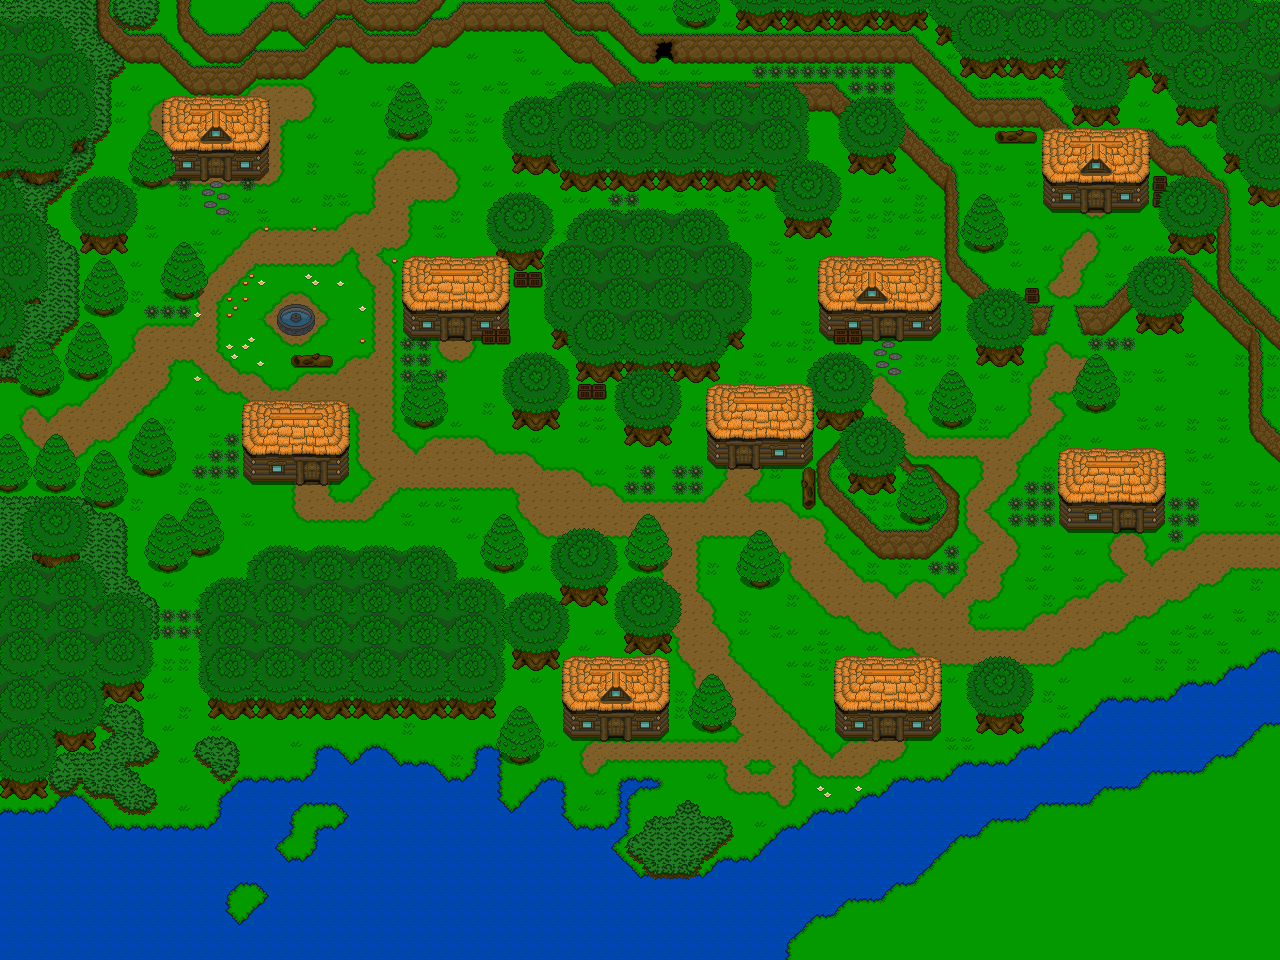

This is a level from a 2D game, rendered from its Tiled map with the project's own tilesets. A one-line summary and the map file follow, with tile-layer data summarised:
An orthogonal 80x60 tile map with 16x16 px tiles, 9 tile layers (Ground, Bushes, Cliffs, Cliffs 2, ...).

<map version="1.2" tiledversion="1.3.3" orientation="orthogonal" renderorder="left-down" width="80" height="60" tilewidth="16" tileheight="16" infinite="0" nextlayerid="15" nextobjectid="1">
 <tileset firstgid="1" source="My_Overworld.tsx" />
 <layer id="5" name="Ground" width="80" height="60">
  <data>[4800 cells, 4800 non-empty, 36 distinct tile ids]</data>
 </layer>
 <layer id="6" name="Bushes" width="80" height="60">
  <data>[4800 cells, 502 non-empty, 54 distinct tile ids]</data>
 </layer>
 <layer id="9" name="Cliffs" width="80" height="60">
  <data>[4800 cells, 617 non-empty, 72 distinct tile ids]</data>
 </layer>
 <layer id="10" name="Cliffs 2" width="80" height="60">
  <data>[4800 cells, 203 non-empty, 48 distinct tile ids]</data>
 </layer>
 <layer id="7" name="Trees #1" width="80" height="60">
  <data>[4800 cells, 1010 non-empty, 351 distinct tile ids]</data>
 </layer>
 <layer id="11" name="Trees #3" width="80" height="60">
  <data>[4800 cells, 342 non-empty, 72 distinct tile ids]</data>
 </layer>
 <layer id="8" name="Trees #2" width="80" height="60">
  <data>[4800 cells, 731 non-empty, 190 distinct tile ids]</data>
 </layer>
 <layer id="13" name="Overplayer" width="80" height="60">
  <data>[4800 cells, 632 non-empty, 155 distinct tile ids]</data>
 </layer>
 <layer id="14" name="Overplayer #2" width="80" height="60">
  <data>[4800 cells, 113 non-empty, 47 distinct tile ids]</data>
 </layer>
</map>